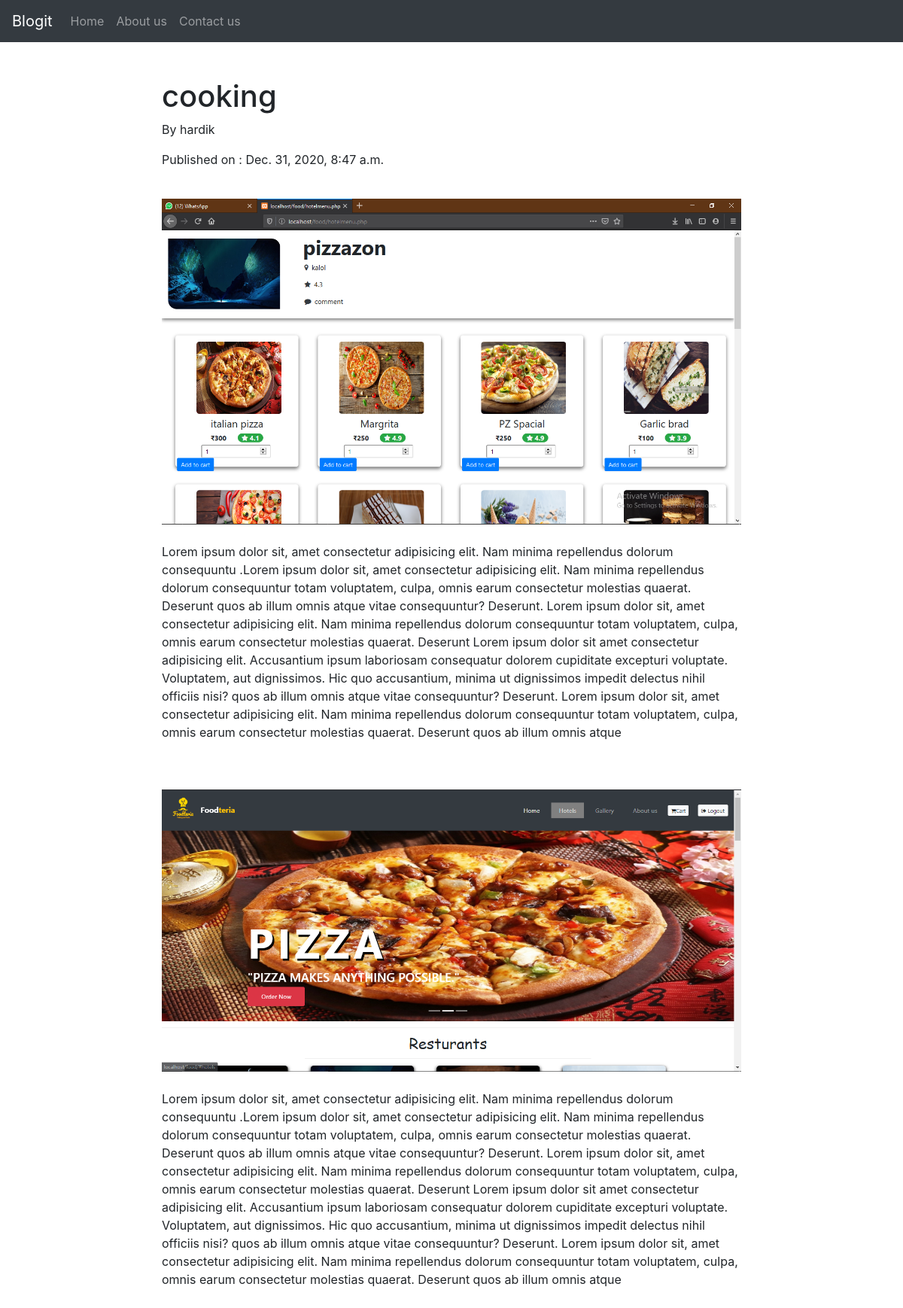
The page /detail/2/ on the database its author committed.
### main/models.py (models this page shows)
class Blog_data(models.Model):
    categ = (
        ('Finance', 'Finance'),
        ('Sports', 'Sports'),
        ('Business', 'Business'),
        ('WordPress', 'WordPress'),
        ('Food', 'Food'),
        ('Writing', 'Writing'),
        ('Cars', 'Cars'),
        ('Music', 'Music'),
        ('Games', 'Games'),
        ('Movies', 'Movies'),
        ('Books', 'Books'),
        ('Fitness', 'Fitness'),
        ('Mom', 'Mom'),
        ('Travel', 'Travel'),
        ('Current Events', 'Current Events'),
        ('Entertainment', 'Entertainment'),
        ('Fashion', 'Fashion'),
        ('Lifestyle', 'Lifestyle'),
        ('DIY', 'DIY'),
        ('Politics', 'Politics'),
        ('Parenting', 'Parenting'),
        ('Pets', 'Pets'),
    )
    user = models.CharField(max_length=100, default="")
    category = models.CharField(max_length=200, default="", choices=categ)
    title = models.CharField(max_length=1000, default="")
    image = models.ImageField(upload_to='media')
    image2 = models.ImageField(upload_to='media')
    disc = models.CharField(max_length=10000, default="")
    disc2 = models.CharField(max_length=10000, default="")
    views = models.IntegerField(default=0)
    likes = models.IntegerField(default=0)
    pub_date = models.DateTimeField(auto_now_add=True)

### main/views.py (the view)
# urls.py: path('detail/<int:blog_id>/', views.detail_page, name="detail_page"),
def detail_page(request, blog_id):
    details = Blog_data.objects.filter(pk=blog_id)
    return render(request, "details.html", {"details": details})

### main/templates/details.html
{% extends 'comman.html' %}
{% block body%}
<div class="container-fluid mt-5">
    <div class="row">
       <div class="col-0 col-lg-2">
       </div>
        <div class="col-12 col-lg-8 col-md-8">
            {% for data in details%}
              <h1>{{data.title}}</h1>
              <p>By {{data.user}}</p>
              <p>Published on : {{data.pub_date}}</p>
              <br>
              <img class="img-fluid" src="../../media/{{data.image}}">
              <br>
              <br>
              <p>{{data.disc}}</p>
              <br>
              <br>
              <img class="img-fluid" src="../../media/{{data.image2}}">
              <br>
              <br>
              <p>{{data.disc2}}</p>
              <br>
            {% endfor%}
        </div>
    </div>
</div>
{% endblock body%}

### rows shown on the page
Blog_data: title "cooking", user "hardik", pub_date "Dec. 31, 2020, 8:47 a.m.", image (picture), disc "Lorem ipsum dolor sit, amet consectetur adipisicing elit. Nam minima repellendus dolorum consequuntu .Lorem ipsum dolor sit, amet consectetur adipisicing elit. Nam minima repellendus dolorum consequuntur totam voluptatem, culpa, omnis earum consectetur molestias quaerat. Deserunt quos ab illum omnis atque vitae consequuntur? Deserunt. Lorem ipsum dolor sit, amet consectetur adipisicing elit. Nam minima repellendus dolorum consequuntur totam voluptatem, culpa, omnis earum consectetur molestias quaerat. Deserunt Lorem ipsum dolor sit amet consectetur adipisicing elit. Accusantium ipsum laboriosam consequatur dolorem cupiditate excepturi voluptate. Voluptatem, aut dignissimos. Hic quo…", image2 (picture), disc2 "Lorem ipsum dolor sit, amet consectetur adipisicing elit. Nam minima repellendus dolorum consequuntu .Lorem ipsum dolor sit, amet consectetur adipisicing elit. Nam minima repellendus dolorum consequuntur totam voluptatem, culpa, omnis earum consectetur molestias quaerat. Deserunt quos ab illum omnis atque vitae consequuntur? Deserunt. Lorem ipsum dolor sit, amet consectetur adipisicing elit. Nam minima repellendus dolorum consequuntur totam voluptatem, culpa, omnis earum consectetur molestias quaerat. Deserunt Lorem ipsum dolor sit amet consectetur adipisicing elit. Accusantium ipsum laboriosam consequatur dolorem cupiditate excepturi voluptate. Voluptatem, aut dignissimos. Hic quo…"
